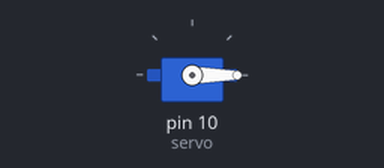
The sketch below on a simulated Arduino Uno, built with avr-gcc and run on an emulated ATmega328P. Parts: servo.

Above: at 0.05 s.
At 21.05 s:
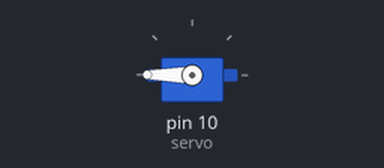
At 41.85 s:
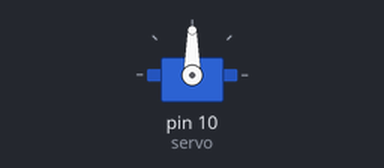
Timing chart, 0 to 68.3 s (numbered marks = the images above):
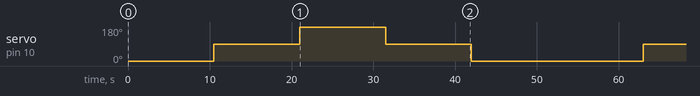

The sketch:

Micro_Servo_9G-SG90.ino
```cpp
#include <Servo.h>


Servo servo;

void setup() {
  servo.attach(10);

}
void loop() {
  servo.write(0);
  delay(500);
  delay(10000);
  servo.write(90);
  delay(500);
  delay(10000);
  servo.write(180);
  delay(500);
  delay(10000);
  servo.write(90);
  delay(500);
  delay(10000);
  servo.write(0);
  delay(500);
  delay(10000);
}
```

Measured:
- by itself, servo on pin 10 (servo): repeats every 52.5 s: 180° 10.5 s, 90° 10.5 s, 0° 21.0 s, 90° 10.5 s
